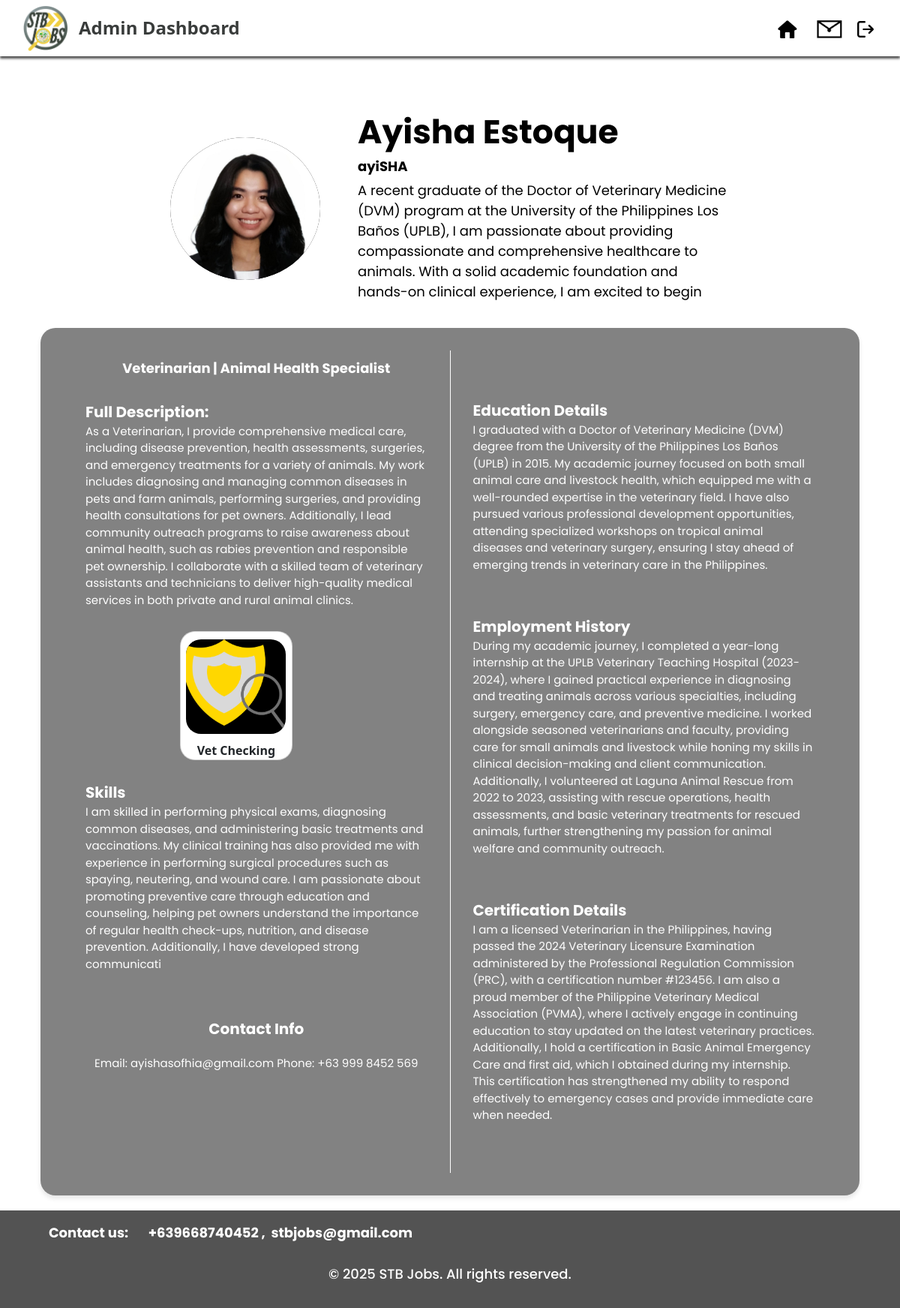
The page /admin/viewUserProfile.php?userInfoID=31 (signed in) on the database its author committed.
### tables this page shows
CREATE TABLE `user` (
  `userID` int(8) NOT NULL,
  `firstName` varchar(30) NOT NULL,
  `lastName` varchar(30) NOT NULL,
  `username` varchar(30) NOT NULL,
  `email` varchar(50) NOT NULL,
  `password` varchar(50) NOT NULL,
  `role` varchar(8) NOT NULL,
  `userInfoID` int(8) NOT NULL
);

CREATE TABLE `userinfo` (
  `userInfoID` int(8) NOT NULL,
  `userProfileImage` varchar(300) NOT NULL,
  `userBio` varchar(300) NOT NULL,
  `jobTitle` varchar(100) NOT NULL,
  `userDescription` varchar(3000) NOT NULL,
  `contactDetails` varchar(3000) NOT NULL,
  `educationalDetails` varchar(3000) NOT NULL,
  `employmentHistoryDetails` varchar(3000) DEFAULT NULL,
  `certificationDetails` varchar(3000) DEFAULT NULL,
  `skillDescription` varchar(500) NOT NULL
);

CREATE TABLE `portfolio` (
  `portfolioID` int(8) NOT NULL,
  `projectImage` varchar(300) NOT NULL,
  `projectTitle` varchar(300) NOT NULL,
  `userInfoID` int(8) NOT NULL
);

### process/adminProfileViewing.php (called while the page is built)
<?php
include("../connect.php");
$userInfoID = $_GET['userInfoID'];
$query = $conn->prepare("
    SELECT user.firstName, user.lastName, user.username, userinfo.*, portfolio.projectImage, portfolio.projectTitle
    FROM user
    INNER JOIN userinfo ON user.userInfoID = userinfo.userInfoID
    LEFT JOIN portfolio ON userinfo.userInfoID = portfolio.userInfoID
    WHERE userinfo.userInfoID = ?
");
$query->bind_param("i", $userInfoID);
$query->execute();
$result = $query->get_result();
$user = $result->fetch_assoc();
$portfolios = [];
if ($user) {
    $firstName = $user['firstName'];
    $lastName = $user['lastName'];
    $username = $user['username'];
    $shortDescription = $user['userBio'];
    $fullDescription = $user['userDescription'] ?? "Description not available.";
    $jobTitle = $user['jobTitle'] ?? "Job Title not available.";
    $contactDetails = $user['contactDetails'] ?? "Contact details not available.";
    $educationalDetails = $user['educationalDetails'] ?? "Education details not available.";
    $employmentHistory = $user['employmentHistoryDetails'] ?? "Employment history not available.";
    $certifications = $user['certificationDetails'] ?? "Certification details not available.";
    $skills = $user['skillDescription'] ?? "Skills not available.";
    $profileImage = $user['userProfileImage'] ?? "defaultProfileImage.png";
    do {
        if (!empty($user['projectImage']) && !empty($user['projectTitle'])) {
            $portfolios[] = [
                'projectImage' => $user['projectImage'],
                'projectTitle' => $user['projectTitle']
            ];
        }
    } while ($user = $result->fetch_assoc());
} else {
    $firstName = $lastName = $username = $fullDescription = "User not found.";
}
?>

### admin/viewUserProfile.php (the view, shortened to what this page needs)
<?php
include("../process/adminProfileViewing.php");
?>
<!doctype html>
<html lang="en">
<head>
    <link href="https://cdn.jsdelivr.net/npm/bootstrap@5.3.3/dist/css/bootstrap.min.css" rel="stylesheet"
>
    <link href="../assets/css/adminCSS/navbarAdmin.css" rel="stylesheet">
    <link href="../assets/css/adminCSS/viewUserProfile.css" rel="stylesheet">
</head>
<body>
    <?php
    include("../assets/shared/navbarAdmin.php");
    ?>
    <div class="container" style="margin-top: 100px;">
        <div class="row">
            <div class="col-12">
                <div class="profileHeader d-flex flex-column flex-md-row align-items-center">
                    <div class="profileImage">
                        <img src="../assets/image/user/userProfile/<?php echo htmlspecialchars($profileImage); ?>"
                            alt="Profile Image">
                        <span>Profile</span>
                    </div>
                    <div class="col-12 col-md-6">
                        <div class="profileText">
                            <h2 id="fullName"><?php echo htmlspecialchars($firstName . " " . $lastName); ?></h2>
                            <p id="username"><?php echo htmlspecialchars($username); ?></p>
                            <p id="shortDescription"><?php echo htmlspecialchars($shortDescription); ?></p>
                        </div>
                    </div>
                </div>
            </div>
        </div>
    </div>
    <div class="container">
        <div class="row">
            <div class="col-12">
                <div class="profileContent">
                    <div class="contentLeft">
                        <div class="jobTitle">
                            <span id="jobTitleText"><?php echo htmlspecialchars($jobTitle); ?></span>
                        </div>
                        <div class="fullDescription">
                            <b>Full Description:</b>
                            <p id="fullDescriptionText"><?php echo htmlspecialchars($fullDescription); ?></p>
                        </div>
                        <div class="row justify-content-center">
                            <?php foreach ($portfolios as $portfolio): ?>
                                <div class="col-6 mb-2 justify-content-center">
                                    <div class="card"
                                        style="display:flex; border-radius: 20px; position: relative;display: flex; align-items:center; justify-content: center">
                                        <img src="../assets/image/user/userPortfolio/<?php echo htmlspecialchars($portfolio['projectImage']); ?>"
                                            class="cardImg" alt="...">
                                        <div class="cardBody">
                                            <b
                                                class="portfolioTitle; justify-content: center;"><?php echo htmlspecialchars($portfolio['projectTitle']); ?></b>
                                        </div>
                                    </div>
                                </div>
                            <?php endforeach; ?>
                        </div>
                        <div class="skills">
                            <b>Skills</b>
                            <p id="skillsText"> <?php echo htmlspecialchars($skills) ?> </p>
                        </div>
                        <div class="contactInfo">
                            <b>Contact Info</b>
                            <p id="contactText"> <?php echo htmlspecialchars($contactDetails) ?> </p>
                        </div>
                    </div>
                    <div class="contentRight">
                        <div class="educDetails">
                            <b>Education Details</b>
                            <p id="educDetailsText"><?php echo htmlspecialchars($educationalDetails); ?></p>
                        </div>
                        <div class="empHistory">
                            <b>Employment History</b>
                            <p id="empHistoryText"><?php echo htmlspecialchars($employmentHistory); ?></p>
                        </div>
                        <div class="certDetails">
                            <b>Certification Details</b>
                            <p id="certDetailsText"><?php echo htmlspecialchars($certifications); ?></p>
                        </div>
                    </div>
                </div>
            </div>
        </div>
    </div>
    <footer>
        <?php
        include("../assets/shared/footerAdmin.php");
        ?>
    </footer>
</body>
</html>

### assets/css/adminCSS/navbarAdmin.css (style rules this page uses)
* { padding: 0; box-sizing: border-box; margin: 0; }
body { background: white; font-family: "Poppins", serif; }

### assets/css/adminCSS/viewUserProfile.css (style rules this page uses)
body { background-color: white; }
.profileHeader { margin-top: 50px; display: flex; align-items: center; justify-content: center; flex-wrap: nowrap; }
.profileImage { width: 200px; height: 190px; background-color: #000000; border-radius: 50%; overflow: hidden; display: flex; justify-content: center; align-items: center; flex-shrink: 0; }
.profileImage img { width: 100%; height: 100%; object-fit: cover; z-index: 1; }
.profileImage span { position: absolute; display: flex; justify-content: center; align-items: center; width: 100%; height: 100%; color: #FFFFFF; font-size: 20px; background-color: transparent; font-family: 'Poppins'; font-weight: bolder; font-size: 22px; }
.profileText { flex: 1; max-width: 600px; text-align: left; padding-left: 50px; z-index: 1; }
.profileText h2 { margin: 0; font-size: 44px; font-family: 'Poppins'; font-weight: bolder; color: #000000; }
.profileText p { margin: 5px 0; color: #000000; font-size: 18px; font-weight: bold; font-family: 'Poppins'; }
#shortDescription { margin: 5px 0; color: black; font-size: 18px; font-family: 'Poppins'; font-weight: normal; }
.profileContent { max-width: 1200px; margin: 30px auto 20px auto; padding: 30px 50px; background-color: #828282; border-radius: 20px; box-shadow: 0 4px 6px rgba(0, 0, 0, 0.1); display: grid; grid-template-columns: 1fr 1px 1fr; gap: 20px; position: relative; }
.contentLeft, .contentRight { padding: 10px; overflow-wrap: break-word; }
.jobTitle { font-family: 'Poppins'; font-size: 18px; font-weight: bolder; color: white; text-align: center; padding-bottom: 30px; }
.fullDescription, .skills { margin-bottom: 10px; color: #FFFFFF; font-family: 'Poppins'; font-size: 20px; }
.fullDescription p, .skills p { margin-bottom: 10px; color: #FFFFFF; font-family: 'Poppins'; font-size: 15px; }
.contactInfo { margin-bottom: 10px; color: #FFFFFF; font-family: 'Poppins'; font-size: 20px; text-align: center; padding-top: 50px; }
.contactInfo p { margin-bottom: -10px; color: #FFFFFF; font-family: 'Poppins'; font-size: 15px; padding-top: 20px; padding-bottom: 0; }
.educDetails { padding-top: 55px; color: #FFFFFF; font-family: 'Poppins'; font-size: 20px; }
.empHistory, .certDetails { color: #FFFFFF; font-family: 'Poppins'; font-size: 20px; }
.educDetails p, .empHistory p, .certDetails p { margin-bottom: 10px; color: #FFFFFF; font-family: 'Poppins'; font-size: 15px; padding-bottom: 10%; }
.card { margin-top: 20px; width: 150px; height: 165px; border-radius: 20px; align-items: center; margin-bottom: 20px; }
.cardImg { width: 133px; height: 126px; background-color: #000000; border-radius: 20px; margin-top: 10px; margin-bottom: 10px; object-fit: cover; }

### assets/shared/footerAdmin.php (style rules this page uses)
.row { margin: 0; padding: 0; }

### rows shown on the page
user: userInfoID.userProfileImage (picture), firstName+lastName "Ayisha Estoque", username "ayiSHA", userInfoID.userBio "A recent graduate of the Doctor of Veterinary Medicine (DVM) program at the University of the Philippines Los Baños (UPLB), I am passionate about providing compassionate and comprehensive healthcare to animals. With a solid academic foundation and hands-on clinical experience, I am excited to begin", userInfoID.jobTitle "Veterinarian | Animal Health Specialist", userInfoID.userDescription "As a Veterinarian, I provide comprehensive medical care, including disease prevention, health assessments, surgeries, and emergency treatments for a variety of animals. My work includes diagnosing and managing common diseases in pets and farm animals, performing surgeries, and providing health consultations for pet owners. Additionally, I lead community outreach programs to raise awareness about animal health, such as rabies prevention and responsible pet ownership. I collaborate with a skilled team of veterinary assistants and technicians to deliver high-quality medical services in both private and rural animal clinics.", portfolio.projectImage (picture), portfolio.projectTitle "Vet Checking", userInfoID.skillDescription "I am skilled in performing physical exams, diagnosing common diseases, and administering basic treatments and vaccinations. My clinical training has also provided me with experience in performing surgical procedures such as spaying, neutering, and wound care. I am passionate about promoting preventive care through education and counseling, helping pet owners understand the importance of regular health check-ups, nutrition, and disease prevention. Additionally, I have developed strong communicati", userInfoID.contactDetails "Email: ayishasofhia@gmail.com Phone: +63 999 8452 569", userInfoID.educationalDetails "I graduated with a Doctor of Veterinary Medicine (DVM) degree from the University of the Philippines Los Baños (UPLB) in 2015. My academic journey focused on both small animal care and livestock health, which equipped me with a well-rounded expertise in the veterinary field. I have also pursued various professional development opportunities, attending specialized workshops on tropical animal diseases and veterinary surgery, ensuring I stay ahead of emerging trends in veterinary care in the Philippines.", userInfoID.employmentHistoryDetails "During my academic journey, I completed a year-long internship at the UPLB Veterinary Teaching Hospital (2023-2024), where I gained practical experience in diagnosing and treating animals across various specialties, including surgery, emergency care, and preventive medicine. I worked alongside seasoned veterinarians and faculty, providing care for small animals and livestock while honing my skills in clinical decision-making and client communication. Additionally, I volunteered at Laguna Animal Rescue from 2022 to 2023, assisting with rescue operations, health assessments, and basic veterinary treatments for rescued animals, further strengthening my passion for animal welfare and community…", userInfoID.certificationDetails "I am a licensed Veterinarian in the Philippines, having passed the 2024 Veterinary Licensure Examination administered by the Professional Regulation Commission (PRC), with a certification number #123456. I am also a proud member of the Philippine Veterinary Medical Association (PVMA), where I actively engage in continuing education to stay updated on the latest veterinary practices. Additionally, I hold a certification in Basic Animal Emergency Care and first aid, which I obtained during my internship. This certification has strengthened my ability to respond effectively to emergency cases and provide immediate care when needed."
